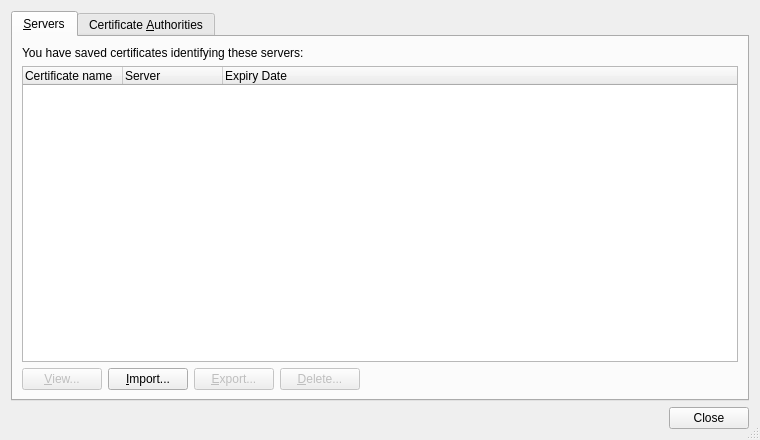
<?xml version="1.0" encoding="UTF-8"?>
<ui version="4.0">
 <class>E5SslCertificatesDialog</class>
 <widget class="QDialog" name="E5SslCertificatesDialog">
  <property name="geometry">
   <rect>
    <x>0</x>
    <y>0</y>
    <width>760</width>
    <height>440</height>
   </rect>
  </property>
  <property name="windowTitle">
   <string>SSL Certificate Manager</string>
  </property>
  <property name="sizeGripEnabled">
   <bool>true</bool>
  </property>
  <layout class="QVBoxLayout" name="verticalLayout">
   <item>
    <widget class="QTabWidget" name="certificatesWidget">
     <property name="currentIndex">
      <number>0</number>
     </property>
     <widget class="QWidget" name="serversTab">
      <attribute name="title">
       <string>&amp;Servers</string>
      </attribute>
      <layout class="QVBoxLayout" name="verticalLayout_2">
       <item>
        <widget class="QLabel" name="label">
         <property name="text">
          <string>You have saved certificates identifying these servers:</string>
         </property>
        </widget>
       </item>
       <item>
        <widget class="QTreeWidget" name="serversCertificatesTree">
         <column>
          <property name="text">
           <string>Certificate name</string>
          </property>
         </column>
         <column>
          <property name="text">
           <string>Server</string>
          </property>
         </column>
         <column>
          <property name="text">
           <string>Expiry Date</string>
          </property>
         </column>
        </widget>
       </item>
       <item>
        <layout class="QHBoxLayout" name="horizontalLayout">
         <item>
          <widget class="QPushButton" name="serversViewButton">
           <property name="enabled">
            <bool>false</bool>
           </property>
           <property name="toolTip">
            <string>Press to view the selected certificate</string>
           </property>
           <property name="text">
            <string>&amp;View...</string>
           </property>
          </widget>
         </item>
         <item>
          <widget class="QPushButton" name="serversImportButton">
           <property name="toolTip">
            <string>Press to import a certificate</string>
           </property>
           <property name="text">
            <string>&amp;Import...</string>
           </property>
          </widget>
         </item>
         <item>
          <widget class="QPushButton" name="serversExportButton">
           <property name="enabled">
            <bool>false</bool>
           </property>
           <property name="toolTip">
            <string>Press to export the selected certificate</string>
           </property>
           <property name="text">
            <string>&amp;Export...</string>
           </property>
          </widget>
         </item>
         <item>
          <widget class="QPushButton" name="serversDeleteButton">
           <property name="enabled">
            <bool>false</bool>
           </property>
           <property name="toolTip">
            <string>Press to delete the selected certificate</string>
           </property>
           <property name="text">
            <string>&amp;Delete...</string>
           </property>
          </widget>
         </item>
         <item>
          <spacer name="horizontalSpacer">
           <property name="orientation">
            <enum>Qt::Horizontal</enum>
           </property>
           <property name="sizeHint" stdset="0">
            <size>
             <width>40</width>
             <height>20</height>
            </size>
           </property>
          </spacer>
         </item>
        </layout>
       </item>
      </layout>
     </widget>
     <widget class="QWidget" name="caTab">
      <attribute name="title">
       <string>Certificate &amp;Authorities</string>
      </attribute>
      <layout class="QVBoxLayout" name="verticalLayout_3">
       <item>
        <widget class="QLabel" name="label_2">
         <property name="text">
          <string>You have saved certificates identifying these certification authorities:</string>
         </property>
        </widget>
       </item>
       <item>
        <widget class="QTreeWidget" name="caCertificatesTree">
         <column>
          <property name="text">
           <string>Certificate name</string>
          </property>
         </column>
         <column>
          <property name="text">
           <string>Expiry Date</string>
          </property>
         </column>
        </widget>
       </item>
       <item>
        <layout class="QHBoxLayout" name="horizontalLayout_2">
         <item>
          <widget class="QPushButton" name="caViewButton">
           <property name="enabled">
            <bool>false</bool>
           </property>
           <property name="toolTip">
            <string>Press to view the selected certificate</string>
           </property>
           <property name="text">
            <string>&amp;View...</string>
           </property>
          </widget>
         </item>
         <item>
          <widget class="QPushButton" name="caImportButton">
           <property name="toolTip">
            <string>Press to import a certificate</string>
           </property>
           <property name="text">
            <string>&amp;Import...</string>
           </property>
          </widget>
         </item>
         <item>
          <widget class="QPushButton" name="caExportButton">
           <property name="enabled">
            <bool>false</bool>
           </property>
           <property name="toolTip">
            <string>Press to export the selected certificate</string>
           </property>
           <property name="text">
            <string>&amp;Export...</string>
           </property>
          </widget>
         </item>
         <item>
          <widget class="QPushButton" name="caDeleteButton">
           <property name="enabled">
            <bool>false</bool>
           </property>
           <property name="toolTip">
            <string>Press to delete the selected certificate</string>
           </property>
           <property name="text">
            <string>&amp;Delete...</string>
           </property>
          </widget>
         </item>
         <item>
          <spacer name="horizontalSpacer_2">
           <property name="orientation">
            <enum>Qt::Horizontal</enum>
           </property>
           <property name="sizeHint" stdset="0">
            <size>
             <width>40</width>
             <height>20</height>
            </size>
           </property>
          </spacer>
         </item>
        </layout>
       </item>
      </layout>
     </widget>
    </widget>
   </item>
   <item>
    <widget class="QDialogButtonBox" name="buttonBox">
     <property name="orientation">
      <enum>Qt::Horizontal</enum>
     </property>
     <property name="standardButtons">
      <set>QDialogButtonBox::Close</set>
     </property>
    </widget>
   </item>
  </layout>
 </widget>
 <tabstops>
  <tabstop>certificatesWidget</tabstop>
  <tabstop>serversCertificatesTree</tabstop>
  <tabstop>serversViewButton</tabstop>
  <tabstop>serversImportButton</tabstop>
  <tabstop>serversExportButton</tabstop>
  <tabstop>serversDeleteButton</tabstop>
  <tabstop>caCertificatesTree</tabstop>
  <tabstop>caViewButton</tabstop>
  <tabstop>caImportButton</tabstop>
  <tabstop>caExportButton</tabstop>
  <tabstop>caDeleteButton</tabstop>
  <tabstop>buttonBox</tabstop>
 </tabstops>
 <resources/>
 <connections>
  <connection>
   <sender>buttonBox</sender>
   <signal>accepted()</signal>
   <receiver>E5SslCertificatesDialog</receiver>
   <slot>accept()</slot>
   <hints>
    <hint type="sourcelabel">
     <x>248</x>
     <y>254</y>
    </hint>
    <hint type="destinationlabel">
     <x>157</x>
     <y>274</y>
    </hint>
   </hints>
  </connection>
  <connection>
   <sender>buttonBox</sender>
   <signal>rejected()</signal>
   <receiver>E5SslCertificatesDialog</receiver>
   <slot>reject()</slot>
   <hints>
    <hint type="sourcelabel">
     <x>316</x>
     <y>260</y>
    </hint>
    <hint type="destinationlabel">
     <x>286</x>
     <y>274</y>
    </hint>
   </hints>
  </connection>
 </connections>
</ui>
